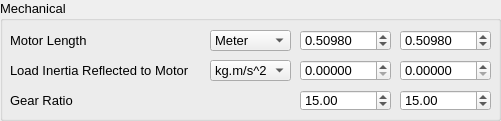
     <widget class="QGroupBox" name="groupBox_4">
      <property name="geometry">
       <rect>
        <x>610</x>
        <y>230</y>
        <width>501</width>
        <height>121</height>
       </rect>
      </property>
      <property name="font">
       <font>
        <pointsize>10</pointsize>
       </font>
      </property>
      <property name="title">
       <string>Mechanical</string>
      </property>
      <widget class="QDoubleSpinBox" name="R_LoadInertia_1">
       <property name="geometry">
        <rect>
         <x>300</x>
         <y>60</y>
         <width>91</width>
         <height>21</height>
        </rect>
       </property>
       <property name="decimals">
        <number>5</number>
       </property>
       <property name="singleStep">
        <double>0.000100000000000</double>
       </property>
      </widget>
      <widget class="QLabel" name="label_31">
       <property name="geometry">
        <rect>
         <x>10</x>
         <y>30</y>
         <width>151</width>
         <height>21</height>
        </rect>
       </property>
       <property name="text">
        <string>Motor Length</string>
       </property>
      </widget>
      <widget class="QComboBox" name="R_LoadInertia_unit">
       <property name="geometry">
        <rect>
         <x>210</x>
         <y>60</y>
         <width>81</width>
         <height>21</height>
        </rect>
       </property>
       <item>
        <property name="text">
         <string>kg.m/s^2</string>
        </property>
       </item>
       <item>
        <property name="text">
         <string>oz.in/s^2</string>
        </property>
       </item>
      </widget>
      <widget class="QLabel" name="label_32">
       <property name="geometry">
        <rect>
         <x>10</x>
         <y>60</y>
         <width>231</width>
         <height>21</height>
        </rect>
       </property>
       <property name="text">
        <string>Load Inertia Reflected to Motor</string>
       </property>
      </widget>
      <widget class="QLabel" name="label_33">
       <property name="geometry">
        <rect>
         <x>10</x>
         <y>90</y>
         <width>151</width>
         <height>21</height>
        </rect>
       </property>
       <property name="text">
        <string>Gear Ratio</string>
       </property>
      </widget>
      <widget class="QDoubleSpinBox" name="R_LoadInertia_2">
       <property name="geometry">
        <rect>
         <x>400</x>
         <y>60</y>
         <width>91</width>
         <height>21</height>
        </rect>
       </property>
       <property name="decimals">
        <number>5</number>
       </property>
       <property name="singleStep">
        <double>0.000100000000000</double>
       </property>
      </widget>
      <widget class="QDoubleSpinBox" name="R_GearRatio_2">
       <property name="geometry">
        <rect>
         <x>400</x>
         <y>90</y>
         <width>91</width>
         <height>21</height>
        </rect>
       </property>
       <property name="value">
        <double>15.000000000000000</double>
       </property>
      </widget>
      <widget class="QComboBox" name="R_MtrLength_unit">
       <property name="geometry">
        <rect>
         <x>210</x>
         <y>30</y>
         <width>81</width>
         <height>21</height>
        </rect>
       </property>
       <item>
        <property name="text">
         <string>Meter</string>
        </property>
       </item>
       <item>
        <property name="text">
         <string>Millimeter</string>
        </property>
       </item>
       <item>
        <property name="text">
         <string>Inch</string>
        </property>
       </item>
      </widget>
      <widget class="QDoubleSpinBox" name="R_GearRatio_1">
       <property name="geometry">
        <rect>
         <x>300</x>
         <y>90</y>
         <width>91</width>
         <height>21</height>
        </rect>
       </property>
       <property name="value">
        <double>15.000000000000000</double>
       </property>
      </widget>
      <widget class="QDoubleSpinBox" name="R_MtrLength_1">
       <property name="geometry">
        <rect>
         <x>300</x>
         <y>30</y>
         <width>91</width>
         <height>21</height>
        </rect>
       </property>
       <property name="decimals">
        <number>5</number>
       </property>
       <property name="singleStep">
        <double>0.000100000000000</double>
       </property>
       <property name="value">
        <double>0.509800000000000</double>
       </property>
      </widget>
      <widget class="QDoubleSpinBox" name="R_MtrLength_2">
       <property name="geometry">
        <rect>
         <x>400</x>
         <y>30</y>
         <width>91</width>
         <height>21</height>
        </rect>
       </property>
       <property name="decimals">
        <number>5</number>
       </property>
       <property name="singleStep">
        <double>0.000100000000000</double>
       </property>
       <property name="value">
        <double>0.509800000000000</double>
       </property>
      </widget>
     </widget>
